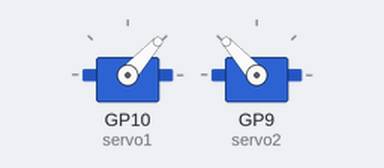
Bench run of a program on a simulated Raspberry Pi Pico running MicroPython. Parts: 2 × servo. Servo angles are drawn from the pulse width (0.5 ms = 0°, 2.5 ms = 180°); what the program prints to the serial console is not drawn.

Above: at 0.05 s.
At 0.15 s:
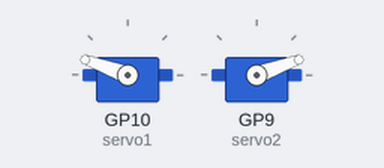
At 0.25 s:
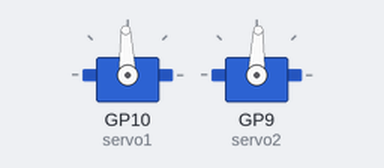
Timing chart, 0 to 3.0 s (numbered marks = the images above):
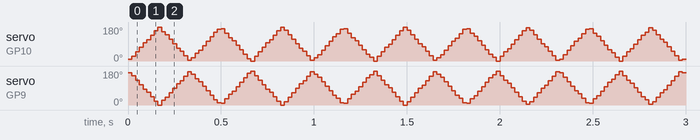

The program:

2Servo_simultaneously.py
```python
import machine
import utime

# Servos on pins (change if needed)
servo1 = machine.PWM(machine.Pin(10), freq=50)
servo2 = machine.PWM(machine.Pin(9), freq=50)

# Speed configuration — increase to make motion faster
# `STEP_DEG` is degrees moved per loop iteration; larger = faster movement

# `DELAY_MS` is pause per loop in milliseconds; smaller = faster movement
STEP_DEG = 8
DELAY_MS = 7

def angle_to_us(angle):
	# angle 0-180 -> 500-2500 us
	return 500 + (angle / 180.0) * 2000

def us_to_duty(us, freq=50):
	period = 1000000 // freq
	return int((us / period) * 65535)

# Initial state
position = 0.0
direction = 1

print("Starting servo oscillation on pins 10 and 9")
try:
	while True:
		# Step size in degrees per loop iteration. Controlled by STEP_DEG.
		step = STEP_DEG * direction

		position += step
		if position >= 180:
			position = 180
			direction = -1
		elif position <= 0:
			position = 0
			direction = 1

		us1 = angle_to_us(position)
		duty1 = us_to_duty(us1)
		# servo1 follows position, servo2 is inverse (180 - position)
		inv_position = 180 - position
		us2 = angle_to_us(inv_position)
		duty2 = us_to_duty(us2)
		servo1.duty_u16(duty1)
		servo2.duty_u16(duty2)

		# Delay controls smoothness and overall speed.
		utime.sleep_ms(DELAY_MS)
except Exception as e:
	try:
		servo1.deinit()
		servo2.deinit()
	except:
		pass
	print("Stopped servo oscillation. Reason:", e)
```
